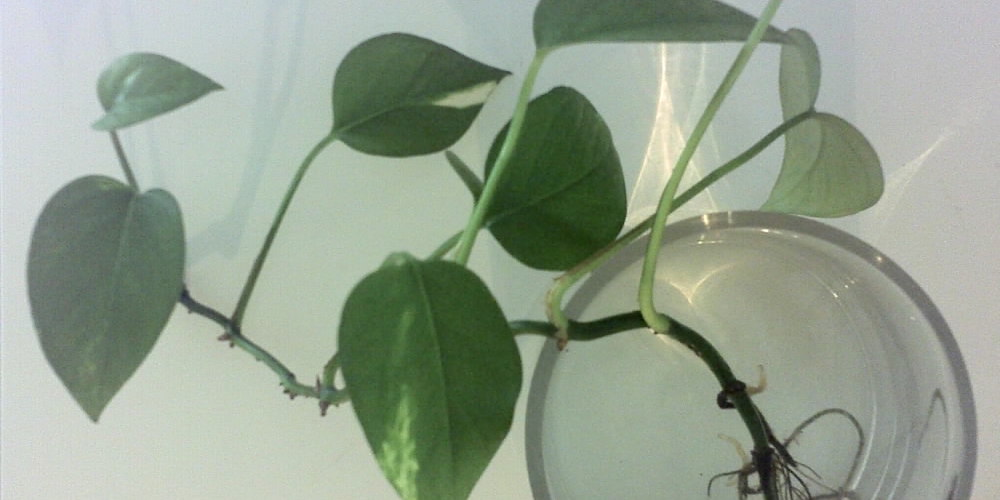
#> input picture pothos.jpg, 1000 x 500 px
$ python -i prepare.py   (imports and definitions only)
#> lines starting #> are read from the running program, lines starting #| are printed output that depends on the picture
# takes all the frames in ./frames/, preps them into a video and uploads it
import requests
from datetime import datetime, timedelta
from os import listdir, path, makedirs, rename, popen
from shutil import copyfile, rmtree
import logging, json

from PIL import Image, ImageStat, UnidentifiedImageError, ImageEnhance

# contains API keys, IP addresses, etc
import settings

abs_path = path.abspath(path.dirname(__file__))

api_url = settings.API_URL
upload_password = settings.UPLOAD_PASSWORD

# [1 line not run here, left out]

# [13 lines left out: function move_image, not called in this run]

def upload(input_path, route):
    f = open(f'{input_path}', 'rb')
    upload_response = requests.post(f'{api_url}/add/{route}', files={'file': f}, data={'password': upload_password})

    if upload_response.status_code != 200:
        logging.info(f'upload failed with status code {upload_response.status_code}')
    else:
        logging.info(f'uploaded {input_path}')

def prepare_image(input_path, output_dir):
    # try to open the image, and catch the exception if the image file is corrupt
#> called with input_path = '../pothos.jpg', output_dir = 'out.png'
    try:
        with Image.open(input_path) as im:
            # need to go in 180px on the left for res (1280, 960) and maybe a little on the bottom to hide the bolts in the shelf
            # (left, upper, right, lower)
#> im is the input picture: PIL image 1000x500 RGB; mean R, G, B 148.2, 160.7, 143.4
            im_crop = im.crop((200, 0, 1280, 880))
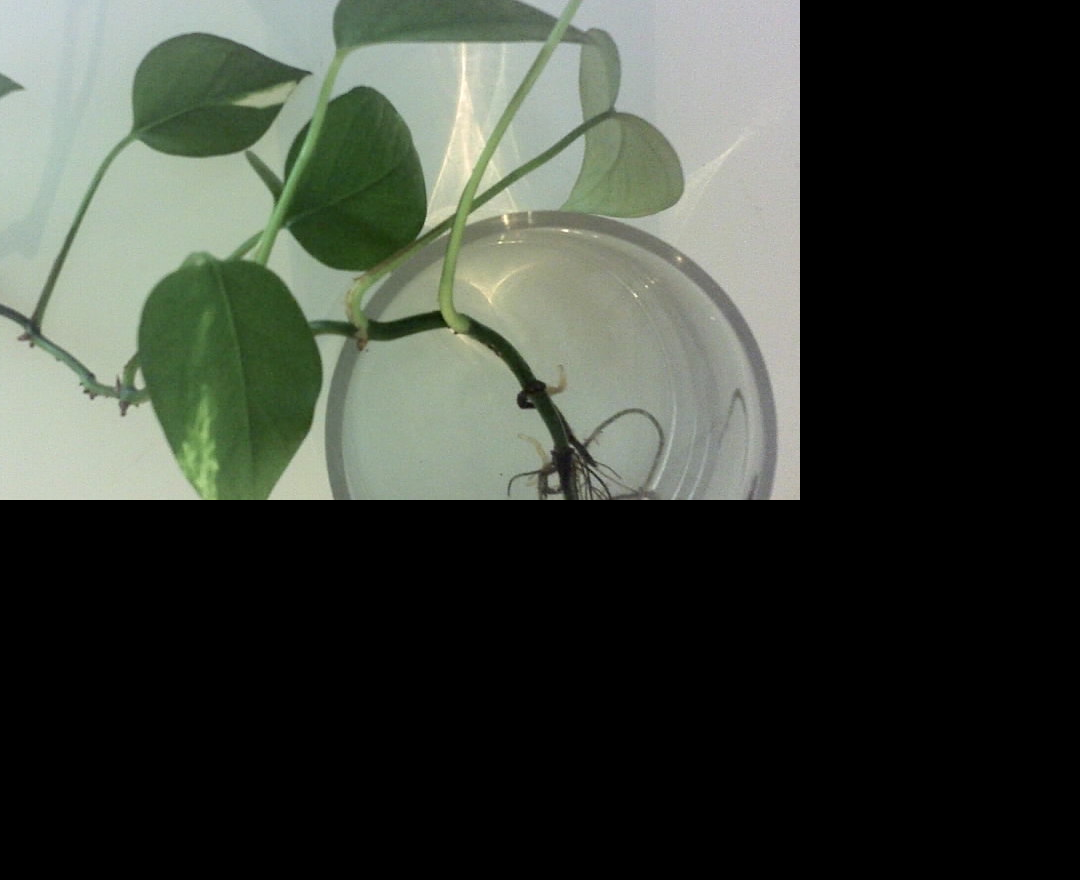
#> im_crop: PIL image 1080x880 RGB; mean R, G, B 60.1, 65.5, 57.3

            # check the image stats to see if it's a dud
            stat = ImageStat.Stat(im_crop)

            # filter out bad frames (light level is bad, washed out and purply, etc) by thresholding the variance in pixel intensity per channel
            threshold = 2000

            if stat.var[0] < threshold or stat.var[1] < threshold or stat.var[2] < threshold:
                # move the dud into the archive
                move_image(input_path, 'archive')
            else:
                im_crop = ImageEnhance.Contrast(im_crop).enhance(1.05)

                color_transform = (
                    1, 0,    0, 0,
                    0, 0.96, 0, 0,
                    0, 0,    1, 0
                )

                im_out = im_crop.convert('RGB', color_transform)

                output_path = f'{output_dir}/{input_path.split("/")[-1]}'
                im_out.save(output_path)

                logging.info(f'saved image {output_path}')

                upload(output_path, 'frame')

    except UnidentifiedImageError:
        move_image(input_path, 'archive')

# [75 lines left out: functions generate_video, prepare_frames, upload_all_prepared, not called in this run]

# [1 line not run here, left out]

#> (the run stopped early here; a loop or call above may not have finished)
